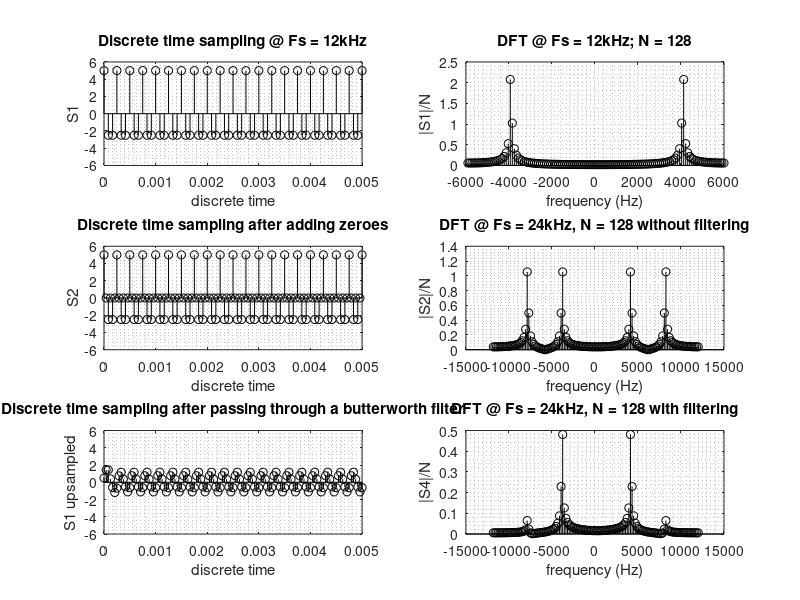
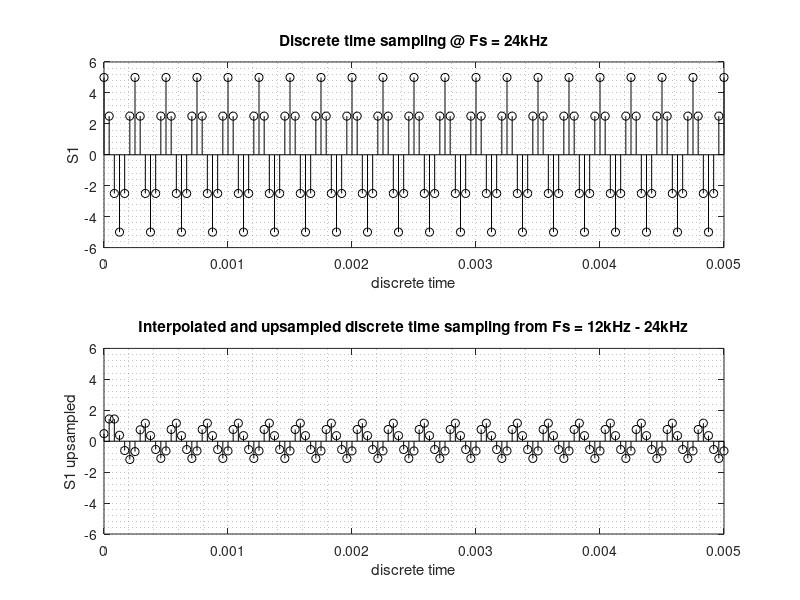

Write the MATLAB code that produced these figures, in order.

%Experiment 1D

Fs = 12e3;                                                                 % sampling frequency = 12kHz
t = 0:1/Fs:1;                                                              % discrete time
f = 4e3;                                                                   % signal frequency = 4kHz
S1 = 5*cos(2*pi*f*t);                                                      % signal
N = 128;                                                                   % 128 point DFT
S2 = fftshift(fft(S1,N));                                                  % signal in frequency domain
mag_S2 = abs(S2) / N;                                                      % signal 

L = 2;                                                                     % upscaling factor

freq = (Fs/N) * (-(N/2)+1:(N/2));                                          % scaling frequency over N points
freq_upsampled = (Fs*L/N) * (-(N/2)+1:(N/2));                              % upsampling frequency vector

t_upsampled = 0:1/(Fs*L):1;
S1_upsampled = zeros(1,L*(length(t)-1)+1);                                 %S1_upsmapled = zeroes added to S1
j = 1;
for i = 1:L:length(t)*L
    S1_upsampled(i) = S1(j);
    j = j+1;
end
S2_upsampled = fftshift(fft(S1_upsampled,N));                              %S2_upsampled = DFT of S1_upsampled
mag_S2_upsampled = abs(S2_upsampled) / N;

[b,a] = butter(2, 1/(L*2));
S3 = filter(b,a,S1_upsampled);                                             %S3 = S2_upsampled passed through a butterworth filter 
S4 = fftshift(fft(S3,N));                                                  %S4 = DFT of S3_upsampled
mag_S4 = abs(S4)/N;                 

figure(1)

% discrete time sampled signal
subplot(321)
stem(t, S1, 'black');                                     
axis([0 0.005 -6 6]);
xlabel('discrete time');
ylabel('S1');
title('Discrete time sampling @ Fs = 12kHz');
grid minor;

% DFT of the  signal @ sampling frequency
subplot(322)
stem(freq, mag_S2, 'black');                               
xlabel('frequency (Hz)');
ylabel('|S1|/N');
title('DFT @ Fs = 12kHz; N = 128');
grid minor;

% discrete time pseudo-upsampled signal
subplot(323)
stem(t_upsampled, S1_upsampled, 'black'); 
axis([0 0.005 -6 6]);
xlabel('discrete time');
ylabel('S2');
title('Discrete time sampling after adding zeroes');
grid minor;

% DFT of the  signal @ psedo-upsampling frequency
subplot(324)
stem(freq_upsampled, mag_S2_upsampled, 'black');                               
xlabel('frequency (Hz)');
ylabel('|S2|/N');
title('DFT @ Fs = 24kHz, N = 128 without filtering');
grid minor;

% discrete time upsampled signal
subplot(325)
stem(t_upsampled, S3, 'black'); 
axis([0 0.005 -6 6]);
xlabel('discrete time');
ylabel('S1 upsampled');
title('Discrete time sampling after passing through a butterworth filter');
grid minor;

% DFT of the  signal upsampling frequency = 24kHz
subplot(326)
stem(freq_upsampled, mag_S4, 'black');                               
xlabel('frequency (Hz)');
ylabel('|S4|/N');
title('DFT @ Fs = 24kHz, N = 128 with filtering');
grid minor;

figure (2)

% upsampled discrete time sampled signal
subplot(211)
Fs = 24e3;                                                                 % sampling frequency = 12kHz
t = 0:1/Fs:1;                                                              % discrete time
f = 4e3;                                                                   % signal frequency = 4kHz
S5 = 5*cos(2*pi*f*t);                                                      % signal
stem(t, S5, 'black');                                     
axis([0 0.005 -6 6]);
xlabel('discrete time');
ylabel('S1');
title('Discrete time sampling @ Fs = 24kHz');
grid minor;

% interpolated discrete time sampled signal
subplot(212)
stem(t_upsampled, S3, 'black'); 
axis([0 0.005 -6 6]);
xlabel('discrete time');
ylabel('S1 upsampled');
title('Interpolated and upsampled discrete time sampling from Fs = 12kHz - 24kHz');
grid minor;
